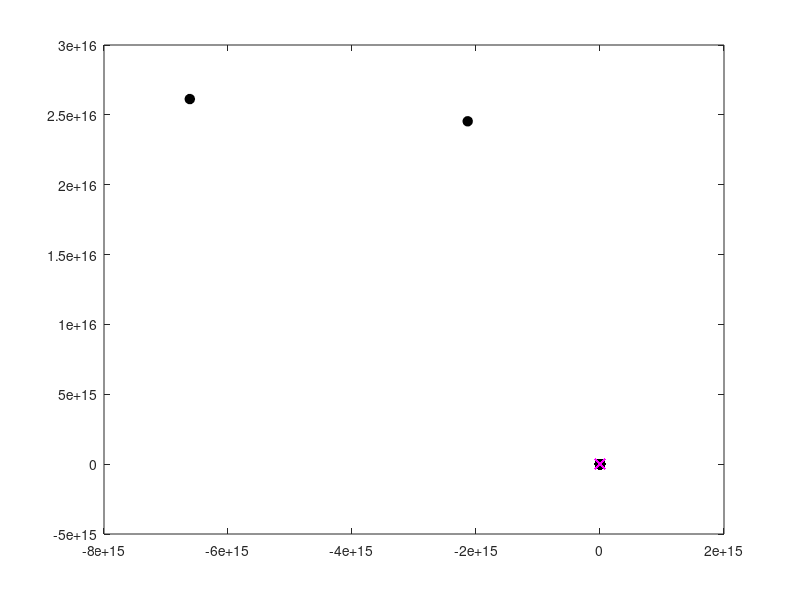

Source code (MATLAB):
% Analytical 4 position motion generation (Burmeister curve)
% Rod Dockter, Dec. 2014
% using handout # 23 Dr. Sezen notes

% setup
clear all
deg2rad = (pi/180);

%%%%%%%%%%%%%%%%%%%%%%% User Inputs %%%%%%%%%%%%%%%%%%%%%%

% Precision positions real+i*im (x,y)
PP1 = -309 + 143*i;
PP2 = -186 + 69*i;
PP3 = -78 +- 12*i;
PP4 = -2 - 124*i;

% Precision angles (deg)
theta1 = 32.0;
theta2 = 5.8;
theta3 = 341.9;
theta4 = 326.0;


%%%%%%%%%%%%%%%%%%%%%%% Implementation %%%%%%%%%%%%%%%%%%%%%%

% convert to radians because matlab
theta1 = theta1 * deg2rad;
theta2 = theta2 * deg2rad;
theta3 = theta3 * deg2rad;
theta4 = theta4 * deg2rad;

% position differences (complex form )
delta2 = PP2-PP1;
delta3 = PP3-PP1;
delta4 = PP4-PP1;

%angle differences
alpha2 = theta2-theta1;
alpha3 = theta3-theta1;
alpha4 = theta4-theta1;

%Allocate beta2 values
beta2 = 0;
beta2rad = beta2 * deg2rad;
numPos = 361;

%iterate through beta3 values
for jj = 1:numPos

    %D variables
    D3 = delta2*(exp(i*alpha4) - 1) - delta4*(exp(i*alpha2) - 1); % doesnt change
    D4 = delta3*(exp(i*alpha2) - 1) - delta2*(exp(i*alpha3) - 1); % doesnt change
    D = (delta3 - delta2)*exp(i*alpha4) + (delta4 - delta3)*exp(i*alpha2) + (delta2 - delta4)*exp(i*alpha3) + (delta4*(exp(i*alpha3) - 1 ) - delta3*(exp(i*alpha4) - 1) ) *exp(i*beta2rad);

    % angles and mags
    argD3 = angle(D3);
    argD4 = angle(D4);
    argD = angle(D);
    magD3 = abs(D3);
    magD4 = abs(D4);
    magD = abs(D);
    
    % get missing betas 
    beta4 = [ acos( (magD3^2 - magD^2 -magD4^2) / (2*magD*magD4) ) + argD - argD4 , -acos( (magD3^2 - magD^2 -magD4^2) / (2*magD*magD4) ) + argD - argD4 ];
    beta3 = [ angle( (-magD*exp(i*argD) - magD4*exp(i*argD4)*exp(i*beta4(1)) ) / (magD3*exp(i*argD3) ) ), angle( (-magD*exp(i*argD) - magD4*exp(i*argD4)*exp(i*beta4(2)) ) / (magD3*exp(i*argD3) ) ) ];

    for kk = 1:2
        % cramers matrix
        A = [ exp(i*beta2rad) - 1, exp(i*alpha2) - 1;
            exp(i*beta3(kk)) - 1, exp(i*alpha3) - 1;
            exp(i*beta4(kk)) - 1, exp(i*alpha4) - 1 ];
        B = [ delta2;
            delta3;
            delta4];

        % Cramers rule for Ax=B using the 2 vector loop equations
        XX = A\B;
        W = XX(1);
        Z = XX(2);
        
        % pivot locations
        A0 = PP1 - Z - W;
        A1 = PP1 - Z;

        %store each ground and moving pivot into array (different rows for
        %beta2)
        groundPivots(kk,jj) = A0;
        movingPivots(kk,jj) = A1;
        
    end

    %increment beta3
    beta2 = beta2 + 1;
    beta2rad = beta2 * deg2rad;
end

figure(1)
plot(real(groundPivots(1,:)),imag(groundPivots(1,:)),'o','MarkerSize',7,'MarkerFaceColor',[0 0 0],'Color',[0 0 0]);
hold on
plot(real(groundPivots(2,:)),imag(groundPivots(2,:)),'o','MarkerSize',7,'MarkerFaceColor',[0 0 0],'Color',[0 0 0]);
hold on
plot(real(movingPivots(1,:)),imag(movingPivots(1,:)),'x','MarkerSize',7,'MarkerFaceColor',[1 0 1],'Color',[1 0 1]);
hold on
plot(real(movingPivots(2,:)),imag(movingPivots(2,:)),'x','MarkerSize',7,'MarkerFaceColor',[1 0 1],'Color',[1 0 1]);
hold off
